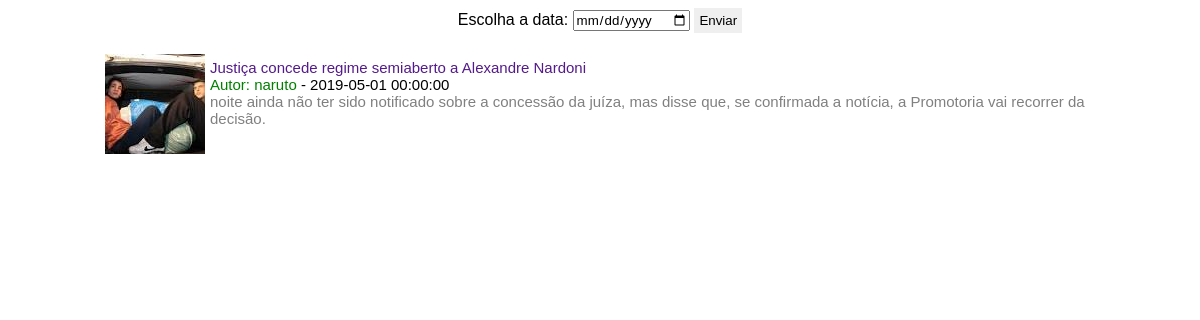
/cardscadastados-postsgoogle/posts.php?dataHoraNoticia=2019-05-01 00:00:00, run on the app's committed database.
### tables this page shows
CREATE TABLE `posts` (
  `idposts` int(11) NOT NULL,
  `autor` varchar(20) NOT NULL,
  `data` datetime NOT NULL,
  `titulo` varchar(150) NOT NULL,
  `descricao` text NOT NULL,
  `imgsrc` varchar(100) DEFAULT NULL
);

### cardscadastados-postsgoogle/posts.php (the view, shortened to what this page needs)
<html>
	<head>
	</head>
	<body>
		<div id="pesquisaData" style="text-align: center;">
			<form method="get">
				Escolha a data:
				<input type="date" name="dataHoraNoticia">
				<button type="submit">Enviar</button>
			</form>
		</div>
		<section>
			<?php
				try{
					$hostname = '127.0.0.1';
					$username = 'root';
					$password = '';
					$database = 'cadastro';
					$pdo = new PDO("mysql:host=$hostname;dbname=$database;charset=utf8", $username,$password,array(PDO::MYSQL_ATTR_INIT_COMMAND => "SET NAMES utf8"));
					if(!empty($_GET['dataHoraNoticia'])){
						$dataNoticia = " WHERE data LIKE '".$_GET['dataHoraNoticia']."%';";
						$sql = "SELECT * FROM posts".$dataNoticia;
					}else{
						$sql = "SELECT * FROM posts;";
					}
					$sql = $pdo->query($sql);
					if($sql->rowCount() > 0){
						foreach($sql->fetchAll() as $posts){
							echo "
								<article>
									<div class='news'>
										<div  class='newsImage'>
											<img src='_img/".$posts['imgsrc']."' alt='' style='width: 100px;height: 100px;'>
										</div>
										<div  class='newsInfo'>
											<h1><a href=''>".$posts['titulo']."</a></h1>
											<h2><span class='newsAutor'>Autor: <a href=''>".$posts['autor']."</a></span> - ".$posts['data']."</h2>
											<p>".$posts['descricao']."</p>
										</div>
									</div>
								</article>
							";
						}
					}else{
						echo "NÃO há usuários cadastrados";
					}
				}catch(PDOException $e){
					echo "Falhou a entrada no banco de dados: ". $e->getMessage();
				}
			?>
		</section>
	</body>

### cardscadastados-postsgoogle/posts.php (style rules this page uses)
* { box-sizing: border-box; font-family: sans-serif; }
#pesquisaData button { border: none; padding: 5px; }
section { max-width: 1000px; margin: auto; }
.news { height: 150px; clear: both; margin: 10px 0; padding: 5px 5px; border-radius: 10px; }
.newsImage { float: left; }
.newsInfo { min-width: 200px; margin-left: 100px; padding: 5px; }
.newsInfo h1,.newsInfo h2,.newsInfo p { margin: 0; padding: 0; font-weight: 100; font-size: 15px; }
.newsInfo a { text-decoration: none; }
span.newsAutor, span.newsAutor a { color: green; }
.newsInfo p { color: gray; }

### data on the page
posts: imgsrc (picture), titulo "Justiça concede regime semiaberto a Alexandre Nardoni", autor "naruto", data "2019-05-01 00:00:00", descricao "noite ainda não ter sido notificado sobre a concessão da juíza, mas disse que, se confirmada a notícia, a Promotoria vai recorrer da decisão."
